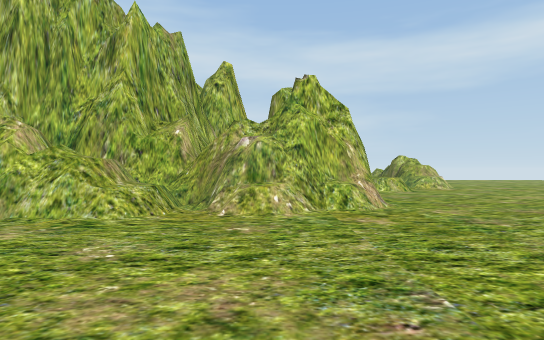
view 1 (above)

21 first-person views from a walk through a scene from a Unity 3-D project. The camera is 1.5 m above the floor, looks level and sees 75° across. The floor is counted in squares, 2 m on a side. Each view is taken from the middle of a square. On the plan, view 1 faces up. The plan holds only what a view shows up to about 11 squares ahead; the rest is blank. The place goes on beyond the plan. Some trees and plants on the terrain are drawn as simple stand-ins. The player is left out.

view 2
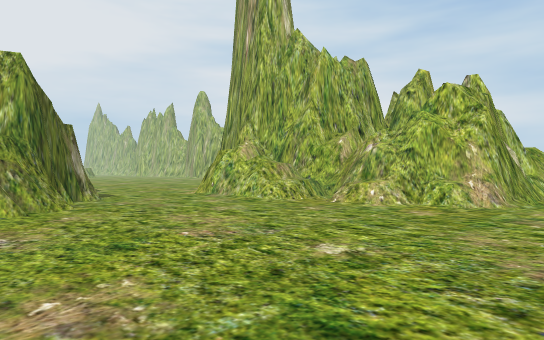

view 3
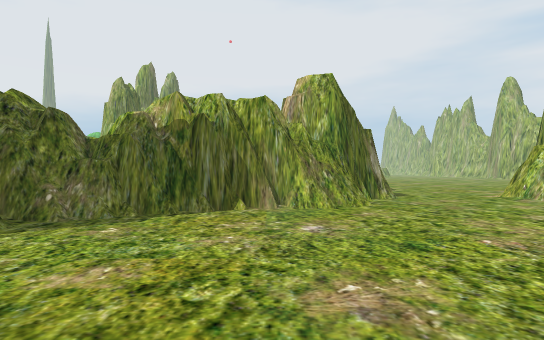

view 4
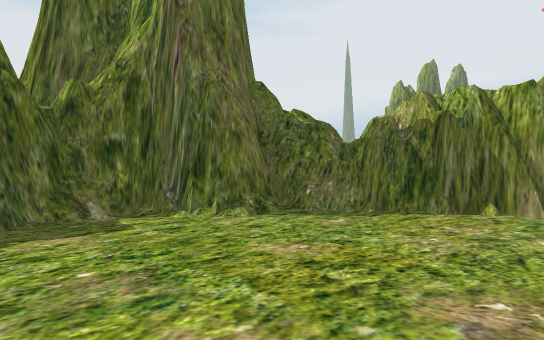

view 5
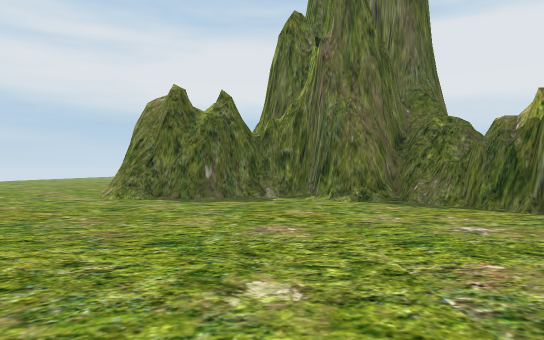

view 6
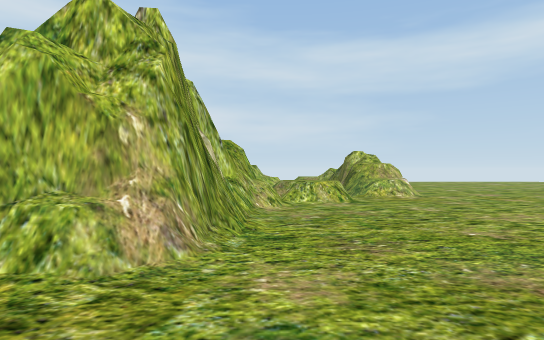

view 7
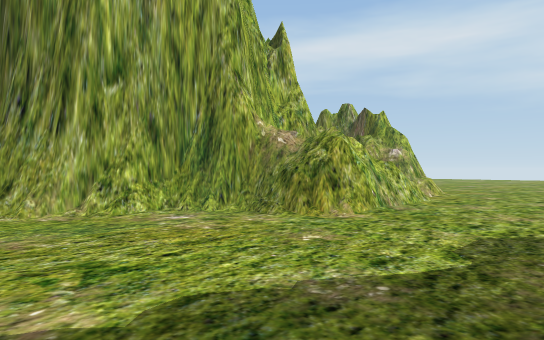

view 8
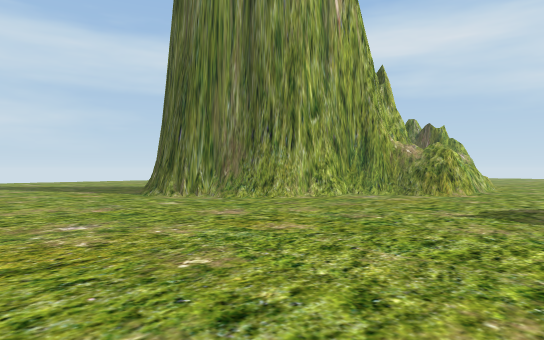

view 9
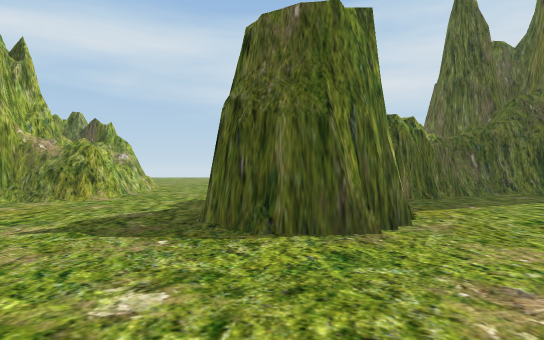

view 10
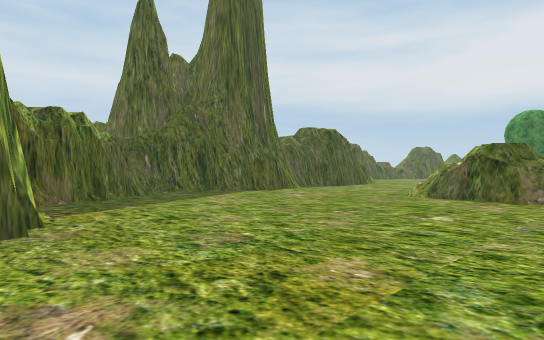

view 11
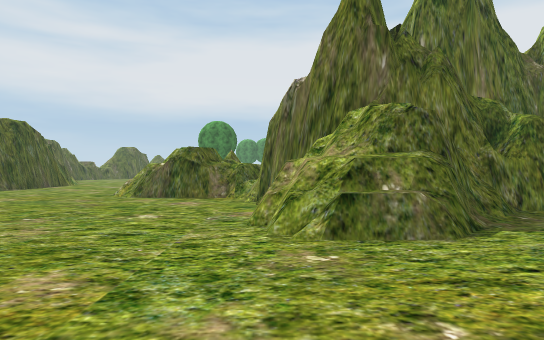

view 12
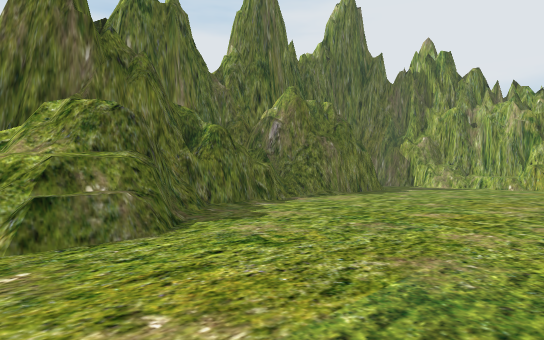

view 13
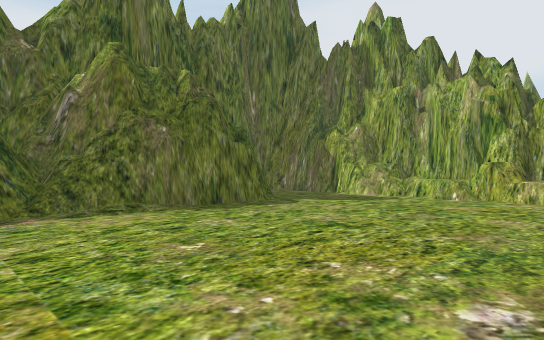

view 14
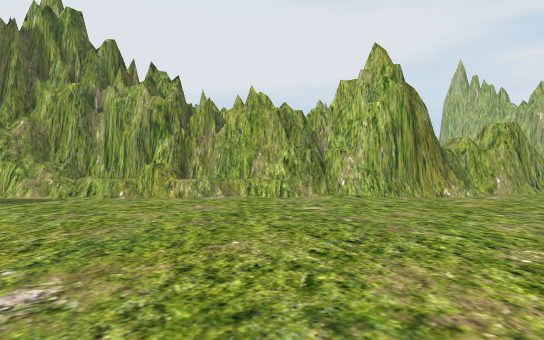

view 15
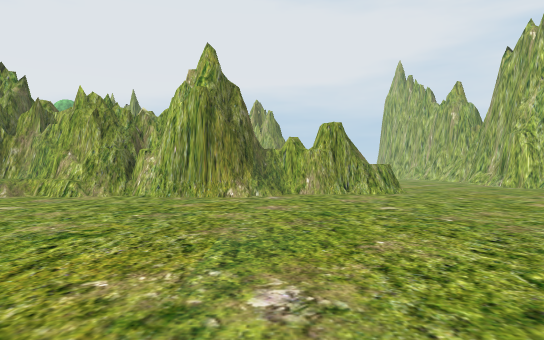

view 16
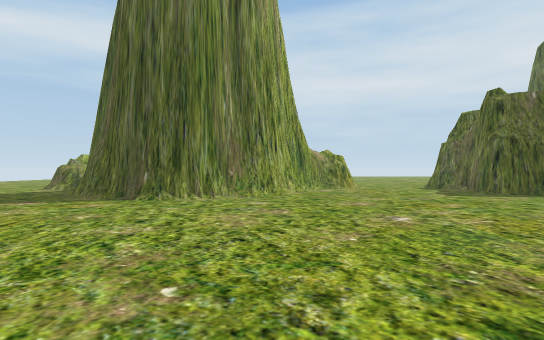

view 17
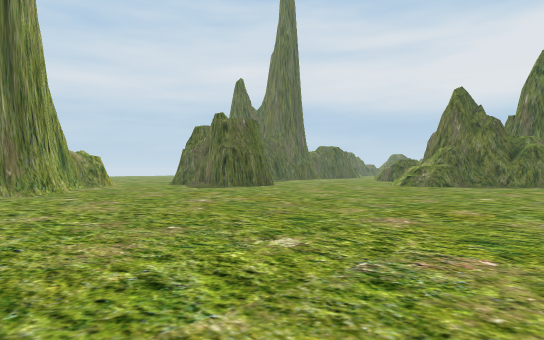

view 18
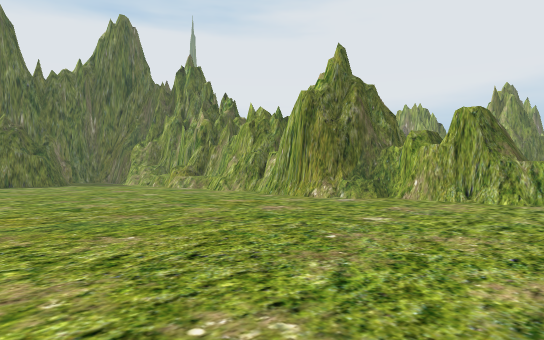

view 19
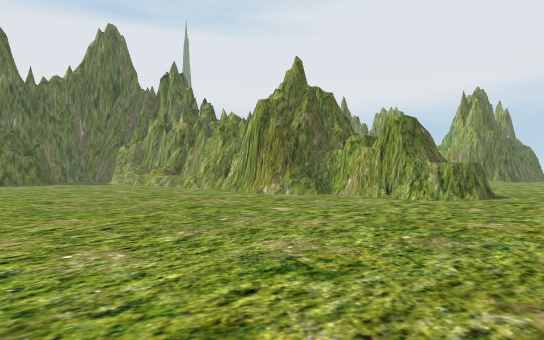

view 20
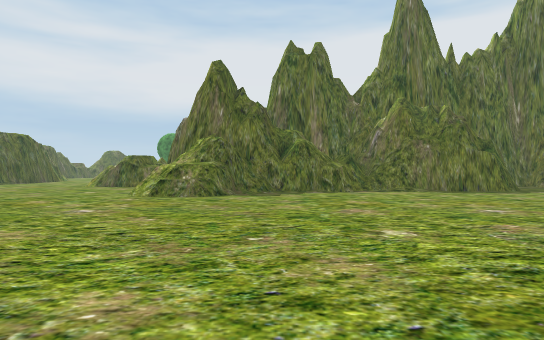

view 21
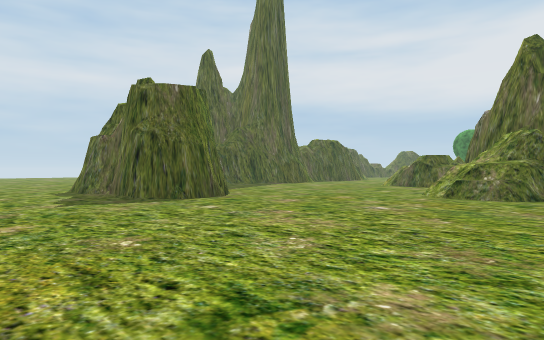

### Floor plan
Key: @ floor where view 1 was taken; # wall or solid block; . floor; / step, stairs or slope; = window, fence, low wall or low ledge; ^ raised ledge.
Columns run from 32 left of view 1 to 4 right of it. Each row starts with its distance up from view 1.
 14 ...  ... .       ....#
 13 .........       .....#             =
 12 .......... .........##            ##=
 11 .....................#            #=.
 10 #....................##           #..
  9 #.....................###         #..
  8 #.......................###  ###  #..
  7 #=........................#  ######..
  6 ##........................####=/^....
  5 ##...................................
  4 ##..................................
  3 #....................................
  2 ##....................######.........
  1 #^....................#    ##........
  0 #.....................##    ##..@....
 -1  ^.....................#     #.......
 -2 ##........................## #.......
 -3 ##.........................####......
 -4 ^^.............##..........####......
 -5 #^............/###..........#####...#
 -6 ##...........### #..........#  ######
 -7  #..###########  ...........#
 -8          ##      #........
 -9                  #.......
-10                  ####=....
-11                  ## ##....

Positions as (right, up) in squares from view 1, and headings:
1: (0, 0), facing up
2: (4, -1), facing up-left
3: (4, -1), facing left
4: (4, 0), facing down-left
5: (2, 4), facing down
6: (3, 4), facing up
7: (-11, 2), facing up-right
8: (-17, 2), facing up-right
9: (-15, 1), facing right
10: (-15, 0), facing down-right
11: (-15, 0), facing down
12: (-15, 0), facing down-left
13: (-21, 0), facing down-left
14: (-21, 1), facing left
15: (-21, 7), facing left
16: (-21, 9), facing right
17: (-23, 12), facing down-right
18: (-23, 12), facing down-left
19: (-23, 14), facing down-left
20: (-19, 6), facing down
21: (-19, 6), facing down-right
